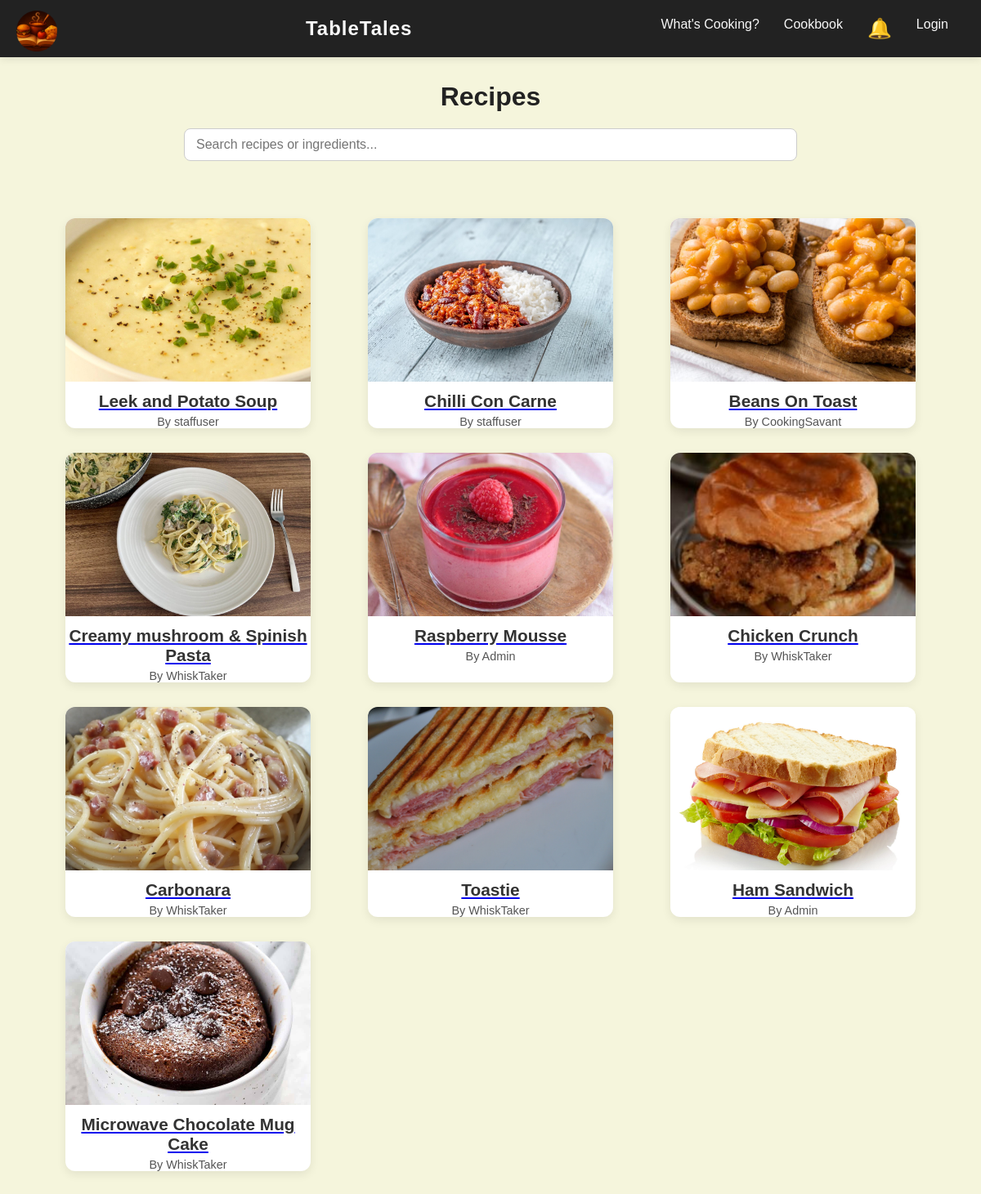
The page / on the database its author committed.
### tabletales/models.py (models this page shows, shortened)
class Recipe(models.Model):
    title = models.CharField(max_length=200)
    author = models.ForeignKey(User, on_delete=models.CASCADE)
    description = models.TextField(blank=True)  # optional short summary
    image = models.ImageField(upload_to='recipes/', default='recipes/default_recipe.png', blank=True, null=True)
    instructions = models.TextField(help_text="Enter each step on a new line")
    created_on = models.DateTimeField(auto_now_add=True)
    favorited_by = models.ManyToManyField(User, related_name='favorite_recipes', blank=True)
    class Meta:
        ordering = ['-created_on']

### tabletales/views.py (the view)
# urls.py: path('', views.recipe_list, name='recipe_list'),
def recipe_list(request):
    recipes = Recipe.objects.all()
    request.session["back_url"] = request.path
    return render(request, 'recipe_list.html', {'recipes': recipes})

### tabletales/context_processors.py (called while the page is built)
def notification_counts(request):
    if request.user.is_authenticated:
        unread_count = Notification.objects.filter(user=request.user, read=False).count()
        unread_notifications = Notification.objects.filter(user=request.user, read=False).order_by('-created_at')[:5]
    else:
        unread_count = 0
        unread_notifications = []
    return {
        "unread_count": unread_count,
        "unread_notifications": unread_notifications,
    }

### tabletales/templates/recipe_list.html (shortened to what this page needs)
{% extends "base.html" %}
{% load static %}
{% block content %}
<h1 class="page-title">Recipes</h1>
<div class="search-container">
  <input
    type="text"
    id="whatscooking-search"
    placeholder="Search recipes or ingredients..."
    class="search-input"
  >
</div>
<div id="whatscooking-grid" class="recipe-grid">
  {% for recipe in recipes %}
    <div
      class="recipe-card"
      data-title="{{ recipe.title|lower }}"
      data-ingredients="{% for ing in recipe.ingredients.all %}{{ ing.name|lower }} {% endfor %}"
    >
      <a href="{% url 'recipe_detail' recipe.pk %}">
        {% if recipe.image %}
          <img src="{{ recipe.image.url }}" alt="{{ recipe.title }}" class="recipe-image">
        {% else %}
          <img src="{% static 'images/default_recipe.png' %}" alt="Default image" class="recipe-image">
        {% endif %}
        <h2 class="recipe-title">{{ recipe.title }}</h2>
      </a>
      <p class="recipe-author">By {{ recipe.author.username }}</p>
    </div>
  {% empty %}
    <p>No recipes yet!</p>
  {% endfor %}
</div>
<link rel="stylesheet" href="{% static 'css/recipe_list.css' %}">
{% endblock %}

### tabletales/static/css/style.css (style rules this page uses)
body { margin: 0; font-family: "Poppins", sans-serif; background-color: #F5F5DC; color: #333; }
.page-title { text-align: center; font-size: 2rem; margin: 30px 0 10px; color: #222; }
.recipe-grid { display: grid; grid-template-columns: repeat(auto-fit, minmax(250px, 4fr)); gap: 30px; padding: 40px 60px; justify-items: center; }
.recipe-image { width: 100%; height: 200px; object-fit: cover; display: block; }
.recipe-title { font-size: 1.3rem; color: #333; margin: 12px 0 5px; text-decoration: none; }
.recipe-author { font-size: 0.9rem; color: #777; margin-bottom: 15px; }
.recipe-author { font-size: 0.9em; color: #555; text-align: center; margin: 0; }

### tabletales/static/css/recipe_list.css (style rules this page uses)
.search-container { text-align: center; margin: 20px 0 30px; }
.search-input { width: 60%; padding: 10px 14px; font-size: 1em; border: 1px solid #ccc; border-radius: 8px; outline: none; transition: border-color 0.2s; }
.recipe-card { background: #fff; border-radius: 12px; box-shadow: 0 4px 12px rgba(0, 0, 0, 0.08); overflow: hidden; text-align: center; transition: transform 0.2s ease, box-shadow 0.2s ease; width: 100%; max-width: 300px; }

### rows shown on the page
Recipe: image (picture), title "Leek and Potato Soup", author.username "staffuser"
Recipe: image (picture), title "Chilli Con Carne", author.username "staffuser"
Recipe: image (picture), title "Beans On Toast", author.username "CookingSavant"
Recipe: image (picture), title "Creamy mushroom & Spinish Pasta", author.username "WhiskTaker"
Recipe: image (picture), title "Raspberry Mousse", author.username "Admin"
Recipe: image (picture), title "Chicken Crunch", author.username "WhiskTaker"
Recipe: image (picture), title "Carbonara", author.username "WhiskTaker"
Recipe: image (picture), title "Toastie", author.username "WhiskTaker"
Recipe: image (picture), title "Ham Sandwich", author.username "Admin"
Recipe: image (picture), title "Microwave Chocolate Mug Cake", author.username "WhiskTaker"
